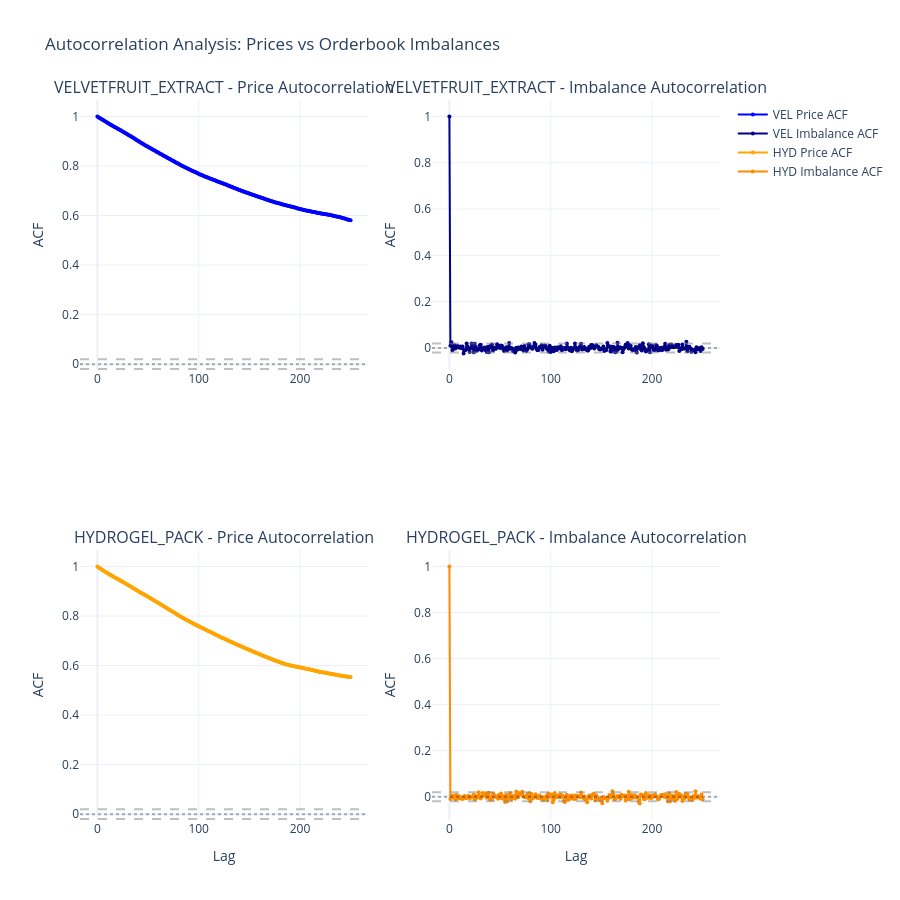
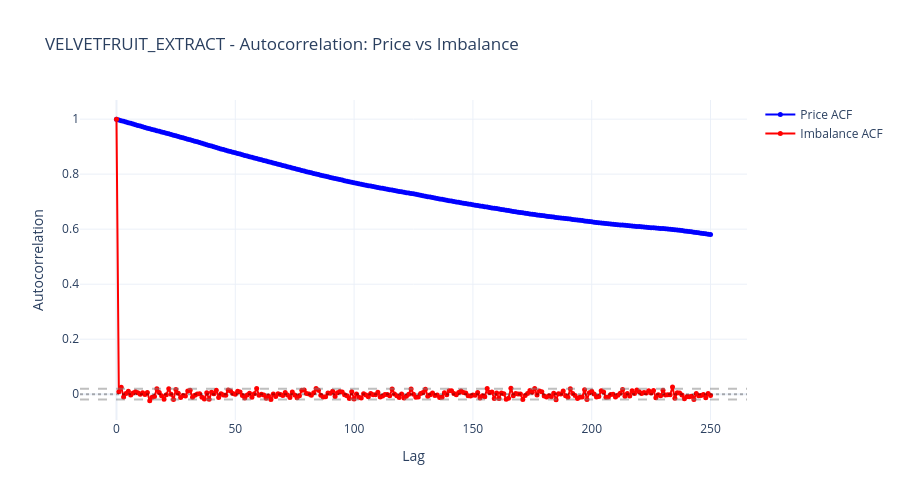
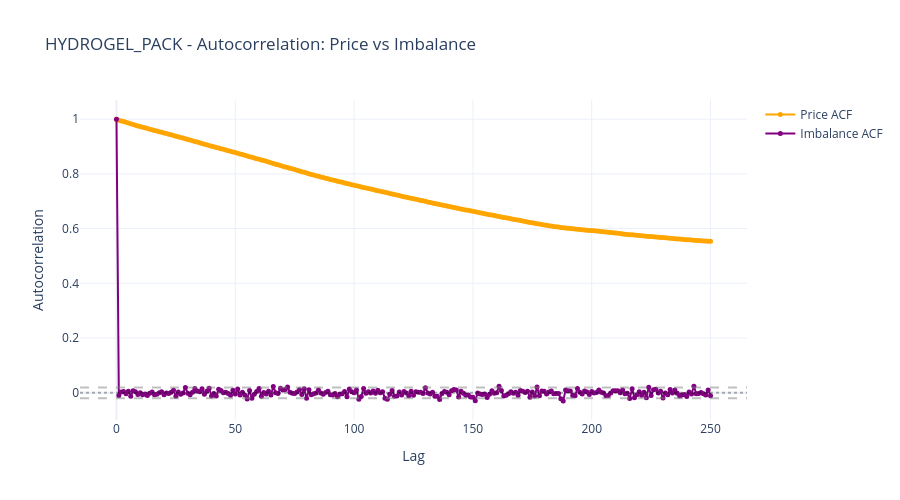

Notebook code for these charts, in order:
### Markdown cell above
## 10. Autocorrelation Analysis: Orderbook Imbalance and Prices

### Code cell
from scipy import stats
import numpy as np

# Calculate autocorrelation function
def calculate_autocorr(series, max_lag=250):
    """
    Calculate autocorrelation at various lags
    """
    autocorr_values = []
    for lag in range(max_lag + 1):
        if lag == 0:
            acf = 1.0  # autocorrelation at lag 0 is always 1
        else:
            acf = series.autocorr(lag=lag)
        autocorr_values.append({'lag': lag, 'autocorr': acf})
    return pd.DataFrame(autocorr_values)

# Prepare sorted data for autocorrelation
vel_prices_sorted = velvetfruit_prices.sort_values('timestamp').reset_index(drop=True)
hyd_prices_sorted = hydrogel_prices.sort_values('timestamp').reset_index(drop=True)

print("=== Autocorrelation Analysis ===\n")
print("Calculating autocorrelation for prices and orderbook imbalance...")
print("This measures how each variable correlates with itself at different time lags.\n")

# Calculate autocorrelation for VELVETFRUIT_EXTRACT
vel_price_acf = calculate_autocorr(vel_prices_sorted['mid_price'], max_lag=250)
vel_imbalance_acf = calculate_autocorr(vel_prices_sorted['imbalance'], max_lag=250)

# Calculate autocorrelation for HYDROGEL_PACK
hyd_price_acf = calculate_autocorr(hyd_prices_sorted['mid_price'], max_lag=250)
hyd_imbalance_acf = calculate_autocorr(hyd_prices_sorted['imbalance'], max_lag=250)

print("=== VELVETFRUIT_EXTRACT ===")
print("Price autocorrelation (first 10 lags):")
print(vel_price_acf.head(11))
print("\nImbalance autocorrelation (first 10 lags):")
print(vel_imbalance_acf.head(11))

print("\n=== HYDROGEL_PACK ===")
print("Price autocorrelation (first 10 lags):")
print(hyd_price_acf.head(11))
print("\nImbalance autocorrelation (first 10 lags):")
print(hyd_imbalance_acf.head(11))

# Create autocorrelation plot with 4 subplots
fig_acf = make_subplots(
    rows=2, cols=2,
    subplot_titles=("VELVETFRUIT_EXTRACT - Price Autocorrelation",
                    "VELVETFRUIT_EXTRACT - Imbalance Autocorrelation",
                    "HYDROGEL_PACK - Price Autocorrelation",
                    "HYDROGEL_PACK - Imbalance Autocorrelation"),
    specs=[[{"secondary_y": False}, {"secondary_y": False}],
           [{"secondary_y": False}, {"secondary_y": False}]]
)

# VELVETFRUIT Price ACF
fig_acf.add_trace(
    go.Scatter(x=vel_price_acf['lag'], y=vel_price_acf['autocorr'],
               mode='lines+markers', name='VEL Price ACF',
               line=dict(color='blue', width=2),
               marker=dict(size=4),
               hovertemplate='<b>Lag:</b> %{x}<br><b>ACF:</b> %{y:.4f}<extra></extra>'),
    row=1, col=1
)

# VELVETFRUIT Imbalance ACF
fig_acf.add_trace(
    go.Scatter(x=vel_imbalance_acf['lag'], y=vel_imbalance_acf['autocorr'],
               mode='lines+markers', name='VEL Imbalance ACF',
               line=dict(color='darkblue', width=2),
               marker=dict(size=4),
               hovertemplate='<b>Lag:</b> %{x}<br><b>ACF:</b> %{y:.4f}<extra></extra>'),
    row=1, col=2
)

# HYDROGEL Price ACF
fig_acf.add_trace(
    go.Scatter(x=hyd_price_acf['lag'], y=hyd_price_acf['autocorr'],
               mode='lines+markers', name='HYD Price ACF',
               line=dict(color='orange', width=2),
               marker=dict(size=4),
               hovertemplate='<b>Lag:</b> %{x}<br><b>ACF:</b> %{y:.4f}<extra></extra>'),
    row=2, col=1
)

# HYDROGEL Imbalance ACF
fig_acf.add_trace(
    go.Scatter(x=hyd_imbalance_acf['lag'], y=hyd_imbalance_acf['autocorr'],
               mode='lines+markers', name='HYD Imbalance ACF',
               line=dict(color='darkorange', width=2),
               marker=dict(size=4),
               hovertemplate='<b>Lag:</b> %{x}<br><b>ACF:</b> %{y:.4f}<extra></extra>'),
    row=2, col=2
)

# Add confidence bands (95% = ±1.96/sqrt(N))
conf_band = 1.96 / np.sqrt(len(vel_prices_sorted))

for row, col in [(1,1), (1,2), (2,1), (2,2)]:
    fig_acf.add_hline(y=conf_band, line_dash="dash", line_color="gray", 
                      opacity=0.5, row=row, col=col)
    fig_acf.add_hline(y=-conf_band, line_dash="dash", line_color="gray", 
                      opacity=0.5, row=row, col=col)
    fig_acf.add_hline(y=0, line_dash="dot", line_color="black", 
                      opacity=0.3, row=row, col=col)

# Update axes
for col in [1, 2]:
    fig_acf.update_xaxes(title_text="Lag", row=2, col=col)
    fig_acf.update_yaxes(title_text="ACF", row=1, col=col)
    fig_acf.update_yaxes(title_text="ACF", row=2, col=col)

fig_acf.update_layout(
    title_text="Autocorrelation Analysis: Prices vs Orderbook Imbalances",
    height=900,
    hovermode='x unified',
    template='plotly_white',
    showlegend=True
)

fig_acf.show()

# Create comparison plots for each product
print("\n=== Creating detailed comparison plots ===")

# VELVETFRUIT detailed plot
fig_vel = go.Figure()

fig_vel.add_trace(go.Scatter(x=vel_price_acf['lag'], y=vel_price_acf['autocorr'],
                             mode='lines+markers', name='Price ACF',
                             line=dict(color='blue', width=2),
                             marker=dict(size=5)))

fig_vel.add_trace(go.Scatter(x=vel_imbalance_acf['lag'], y=vel_imbalance_acf['autocorr'],
                             mode='lines+markers', name='Imbalance ACF',
                             line=dict(color='red', width=2),
                             marker=dict(size=5)))

fig_vel.add_hline(y=conf_band, line_dash="dash", line_color="gray", opacity=0.5)
fig_vel.add_hline(y=-conf_band, line_dash="dash", line_color="gray", opacity=0.5)
fig_vel.add_hline(y=0, line_dash="dot", line_color="black", opacity=0.3)

fig_vel.update_layout(
    title="VELVETFRUIT_EXTRACT - Autocorrelation: Price vs Imbalance",
    xaxis_title="Lag",
    yaxis_title="Autocorrelation",
    height=500,
    hovermode='x unified',
    template='plotly_white'
)
fig_vel.show()

# HYDROGEL detailed plot
fig_hyd = go.Figure()

fig_hyd.add_trace(go.Scatter(x=hyd_price_acf['lag'], y=hyd_price_acf['autocorr'],
                             mode='lines+markers', name='Price ACF',
                             line=dict(color='orange', width=2),
                             marker=dict(size=5)))

fig_hyd.add_trace(go.Scatter(x=hyd_imbalance_acf['lag'], y=hyd_imbalance_acf['autocorr'],
                             mode='lines+markers', name='Imbalance ACF',
                             line=dict(color='purple', width=2),
                             marker=dict(size=5)))

fig_hyd.add_hline(y=conf_band, line_dash="dash", line_color="gray", opacity=0.5)
fig_hyd.add_hline(y=-conf_band, line_dash="dash", line_color="gray", opacity=0.5)
fig_hyd.add_hline(y=0, line_dash="dot", line_color="black", opacity=0.3)

fig_hyd.update_layout(
    title="HYDROGEL_PACK - Autocorrelation: Price vs Imbalance",
    xaxis_title="Lag",
    yaxis_title="Autocorrelation",
    height=500,
    hovermode='x unified',
    template='plotly_white'
)
fig_hyd.show()

print("\n=== Autocorrelation Interpretation ===")
print("Gray dashed lines: 95% confidence bands")
print("- Values within band: statistically insignificant autocorrelation")
print("- Values above band: positive autocorrelation (mean reversion tendency)")
print("- Values below band: negative autocorrelation (persistence tendency)")

### Figure 1 — Plotly figure (JSON) as saved in the notebook; plotly's stock layout.template omitted (floating-point values rounded to 4 significant figures; data arrays with more than 128 entries replaced by an {"elided": "..."} marker saying what was removed)
{"data": [{"hovertemplate": "<b>Lag:</b> %{x}<br><b>ACF:</b> %{y:.4f}<extra></extra>", "line": {"color": "blue", "width": 2}, "marker": {"size": 4}, "mode": "lines+markers", "name": "VEL Price ACF", "type": "scatter", "x": {"elided": "251 int values"}, "xaxis": "x", "y": {"elided": "251 float values"}, "yaxis": "y"}, {"hovertemplate": "<b>Lag:</b> %{x}<br><b>ACF:</b> %{y:.4f}<extra></extra>", "line": {"color": "darkblue", "width": 2}, "marker": {"size": 4}, "mode": "lines+markers", "name": "VEL Imbalance ACF", "type": "scatter", "x": {"elided": "251 int values"}, "xaxis": "x2", "y": {"elided": "251 float values"}, "yaxis": "y2"}, {"hovertemplate": "<b>Lag:</b> %{x}<br><b>ACF:</b> %{y:.4f}<extra></extra>", "line": {"color": "orange", "width": 2}, "marker": {"size": 4}, "mode": "lines+markers", "name": "HYD Price ACF", "type": "scatter", "x": {"elided": "251 int values"}, "xaxis": "x3", "y": {"elided": "251 float values"}, "yaxis": "y3"}, {"hovertemplate": "<b>Lag:</b> %{x}<br><b>ACF:</b> %{y:.4f}<extra></extra>", "line": {"color": "darkorange", "width": 2}, "marker": {"size": 4}, "mode": "lines+markers", "name": "HYD Imbalance ACF", "type": "scatter", "x": {"elided": "251 int values"}, "xaxis": "x4", "y": {"elided": "251 float values"}, "yaxis": "y4"}], "layout": {"annotations": [{"font": {"size": 16}, "showarrow": false, "text": "VELVETFRUIT_EXTRACT - Price Autocorrelation", "x": 0.225, "xanchor": "center", "xref": "paper", "y": 1, "yanchor": "bottom", "yref": "paper"}, {"font": {"size": 16}, "showarrow": false, "text": "VELVETFRUIT_EXTRACT - Imbalance Autocorrelation", "x": 0.775, "xanchor": "center", "xref": "paper", "y": 1, "yanchor": "bottom", "yref": "paper"}, {"font": {"size": 16}, "showarrow": false, "text": "HYDROGEL_PACK - Price Autocorrelation", "x": 0.225, "xanchor": "center", "xref": "paper", "y": 0.375, "yanchor": "bottom", "yref": "paper"}, {"font": {"size": 16}, "showarrow": false, "text": "HYDROGEL_PACK - Imbalance Autocorrelation", "x": 0.775, "xanchor": "center", "xref": "paper", "y": 0.375, "yanchor": "bottom", "yref": "paper"}], "height": 900, "hovermode": "x unified", "shapes": [{"line": {"color": "gray", "dash": "dash"}, "opacity": 0.5, "type": "line", "x0": 0, "x1": 1, "xref": "x domain", "y0": 0.0196, "y1": 0.0196, "yref": "y"}, {"line": {"color": "gray", "dash": "dash"}, "opacity": 0.5, "type": "line", "x0": 0, "x1": 1, "xref": "x domain", "y0": -0.0196, "y1": -0.0196, "yref": "y"}, {"line": {"color": "black", "dash": "dot"}, "opacity": 0.3, "type": "line", "x0": 0, "x1": 1, "xref": "x domain", "y0": 0, "y1": 0, "yref": "y"}, {"line": {"color": "gray", "dash": "dash"}, "opacity": 0.5, "type": "line", "x0": 0, "x1": 1, "xref": "x2 domain", "y0": 0.0196, "y1": 0.0196, "yref": "y2"}, {"line": {"color": "gray", "dash": "dash"}, "opacity": 0.5, "type": "line", "x0": 0, "x1": 1, "xref": "x2 domain", "y0": -0.0196, "y1": -0.0196, "yref": "y2"}, {"line": {"color": "black", "dash": "dot"}, "opacity": 0.3, "type": "line", "x0": 0, "x1": 1, "xref": "x2 domain", "y0": 0, "y1": 0, "yref": "y2"}, {"line": {"color": "gray", "dash": "dash"}, "opacity": 0.5, "type": "line", "x0": 0, "x1": 1, "xref": "x3 domain", "y0": 0.0196, "y1": 0.0196, "yref": "y3"}, {"line": {"color": "gray", "dash": "dash"}, "opacity": 0.5, "type": "line", "x0": 0, "x1": 1, "xref": "x3 domain", "y0": -0.0196, "y1": -0.0196, "yref": "y3"}, {"line": {"color": "black", "dash": "dot"}, "opacity": 0.3, "type": "line", "x0": 0, "x1": 1, "xref": "x3 domain", "y0": 0, "y1": 0, "yref": "y3"}, {"line": {"color": "gray", "dash": "dash"}, "opacity": 0.5, "type": "line", "x0": 0, "x1": 1, "xref": "x4 domain", "y0": 0.0196, "y1": 0.0196, "yref": "y4"}, {"line": {"color": "gray", "dash": "dash"}, "opacity": 0.5, "type": "line", "x0": 0, "x1": 1, "xref": "x4 domain", "y0": -0.0196, "y1": -0.0196, "yref": "y4"}, {"line": {"color": "black", "dash": "dot"}, "opacity": 0.3, "type": "line", "x0": 0, "x1": 1, "xref": "x4 domain", "y0": 0, "y1": 0, "yref": "y4"}], "showlegend": true, "title": {"text": "Autocorrelation Analysis: Prices vs Orderbook Imbalances"}, "xaxis": {"anchor": "y", "domain": [0, 0.45]}, "xaxis2": {"anchor": "y2", "domain": [0.55, 1]}, "xaxis3": {"anchor": "y3", "domain": [0, 0.45], "title": {"text": "Lag"}}, "xaxis4": {"anchor": "y4", "domain": [0.55, 1], "title": {"text": "Lag"}}, "yaxis": {"anchor": "x", "domain": [0.625, 1], "title": {"text": "ACF"}}, "yaxis2": {"anchor": "x2", "domain": [0.625, 1], "title": {"text": "ACF"}}, "yaxis3": {"anchor": "x3", "domain": [0, 0.375], "title": {"text": "ACF"}}, "yaxis4": {"anchor": "x4", "domain": [0, 0.375], "title": {"text": "ACF"}}}}

### Figure 2 — Plotly figure (JSON) as saved in the notebook; plotly's stock layout.template omitted (floating-point values rounded to 4 significant figures; data arrays with more than 128 entries replaced by an {"elided": "..."} marker saying what was removed)
{"data": [{"line": {"color": "blue", "width": 2}, "marker": {"size": 5}, "mode": "lines+markers", "name": "Price ACF", "type": "scatter", "x": {"elided": "251 int values"}, "y": {"elided": "251 float values"}}, {"line": {"color": "red", "width": 2}, "marker": {"size": 5}, "mode": "lines+markers", "name": "Imbalance ACF", "type": "scatter", "x": {"elided": "251 int values"}, "y": {"elided": "251 float values"}}], "layout": {"height": 500, "hovermode": "x unified", "shapes": [{"line": {"color": "gray", "dash": "dash"}, "opacity": 0.5, "type": "line", "x0": 0, "x1": 1, "xref": "x domain", "y0": 0.0196, "y1": 0.0196, "yref": "y"}, {"line": {"color": "gray", "dash": "dash"}, "opacity": 0.5, "type": "line", "x0": 0, "x1": 1, "xref": "x domain", "y0": -0.0196, "y1": -0.0196, "yref": "y"}, {"line": {"color": "black", "dash": "dot"}, "opacity": 0.3, "type": "line", "x0": 0, "x1": 1, "xref": "x domain", "y0": 0, "y1": 0, "yref": "y"}], "title": {"text": "VELVETFRUIT_EXTRACT - Autocorrelation: Price vs Imbalance"}, "xaxis": {"title": {"text": "Lag"}}, "yaxis": {"title": {"text": "Autocorrelation"}}}}

### Figure 3 — Plotly figure (JSON) as saved in the notebook; plotly's stock layout.template omitted (floating-point values rounded to 4 significant figures; data arrays with more than 128 entries replaced by an {"elided": "..."} marker saying what was removed)
{"data": [{"line": {"color": "orange", "width": 2}, "marker": {"size": 5}, "mode": "lines+markers", "name": "Price ACF", "type": "scatter", "x": {"elided": "251 int values"}, "y": {"elided": "251 float values"}}, {"line": {"color": "purple", "width": 2}, "marker": {"size": 5}, "mode": "lines+markers", "name": "Imbalance ACF", "type": "scatter", "x": {"elided": "251 int values"}, "y": {"elided": "251 float values"}}], "layout": {"height": 500, "hovermode": "x unified", "shapes": [{"line": {"color": "gray", "dash": "dash"}, "opacity": 0.5, "type": "line", "x0": 0, "x1": 1, "xref": "x domain", "y0": 0.0196, "y1": 0.0196, "yref": "y"}, {"line": {"color": "gray", "dash": "dash"}, "opacity": 0.5, "type": "line", "x0": 0, "x1": 1, "xref": "x domain", "y0": -0.0196, "y1": -0.0196, "yref": "y"}, {"line": {"color": "black", "dash": "dot"}, "opacity": 0.3, "type": "line", "x0": 0, "x1": 1, "xref": "x domain", "y0": 0, "y1": 0, "yref": "y"}], "title": {"text": "HYDROGEL_PACK - Autocorrelation: Price vs Imbalance"}, "xaxis": {"title": {"text": "Lag"}}, "yaxis": {"title": {"text": "Autocorrelation"}}}}
